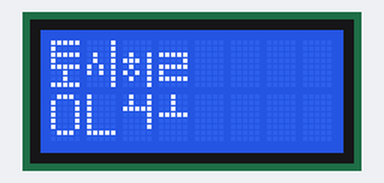
This sketch was run on a simulated Arduino Uno, built with avr-gcc and run on an emulated ATmega328P. On the bench: 8×2 character LCD.

Above: at 0.1 s.
At 3.1 s:
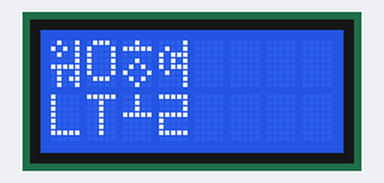

Measured:
- what the display in image 1 shows lasts 3.0 s, from 3.1 s to 6.1 s

The sketch:

Team.ino
```cpp
#include <LiquidCrystal.h>
LiquidCrystal lcd(12,11,5,4,3,2);

//통신회로
byte to[8]={0x1F,0x10,0x1F,0x10,0x1F,0x04,0x04,0x1F};
byte si[8]={0x01,0x01,0x09,0x09,0x15,0x15,0x01,0x01};
byte hoe1[8]={0x00,0x00,0x09,0x1D,0x09,0x15,0x09,0x01};
byte hoe2[8]={0x09,0x09,0x1F,0x01,0x01,0x01,0x00,0x00};
byte ro1[8]={0x00,0x00,0x1F,0x01,0x1F,0x10,0x1F,0x00};
byte ro2[8]={0x04,0x04,0x04,0x1F,0x00,0x00,0x00,0x00};

//팀명
byte won[8]={0x09,0x15,0x09,0x01,0x1F,0x09,0x0B,0x09};
byte ho1[8]={0x04,0x1F,0x00,0x04,0x0A,0x11,0x0A,0x04};
byte ho2[8]={0x04,0x04,0x04,0x1F,0x00,0x00,0x00,0x00};
byte yeol1[8]={0x01,0x09,0x17,0x15,0x17,0x09,0x01,0x01};
byte yeol2[8]={0x1F,0x01,0x01,0x1F,0x10,0x10,0x1F,0x00};
void tongsin()
{
  lcd.createChar(1,to);
  lcd.createChar(2,si);
  lcd.createChar(3,hoe1);
  lcd.createChar(4,hoe2);
  lcd.createChar(5,ro1);
  lcd.createChar(6,ro2);
  lcd.clear();
  lcd.write(1);
  lcd.write(2);
  lcd.write(3);
  lcd.write(5);
  lcd.setCursor(0,1);
  lcd.print("O");
  lcd.print("L");
  lcd.write(4);
  lcd.write(6);
  delay(3000);
  lcd.clear();
}
void team()
{
  lcd.createChar(1,won);
  lcd.createChar(2,ho1);
  lcd.createChar(3,ho2);
  lcd.createChar(4,yeol1);
  lcd.createChar(5,yeol2);
  lcd.clear();
  lcd.write(1);
  lcd.print("O");
  lcd.write(2);
  lcd.write(4);
  lcd.setCursor(0,1);
  lcd.print("L");
  lcd.print("T");
  lcd.write(3);
  lcd.write(5);
  delay(3000);
  lcd.clear();
}
void setup()
{
  lcd.begin(8,2);
}
void loop()
{
  tongsin();
  team();
}
```
